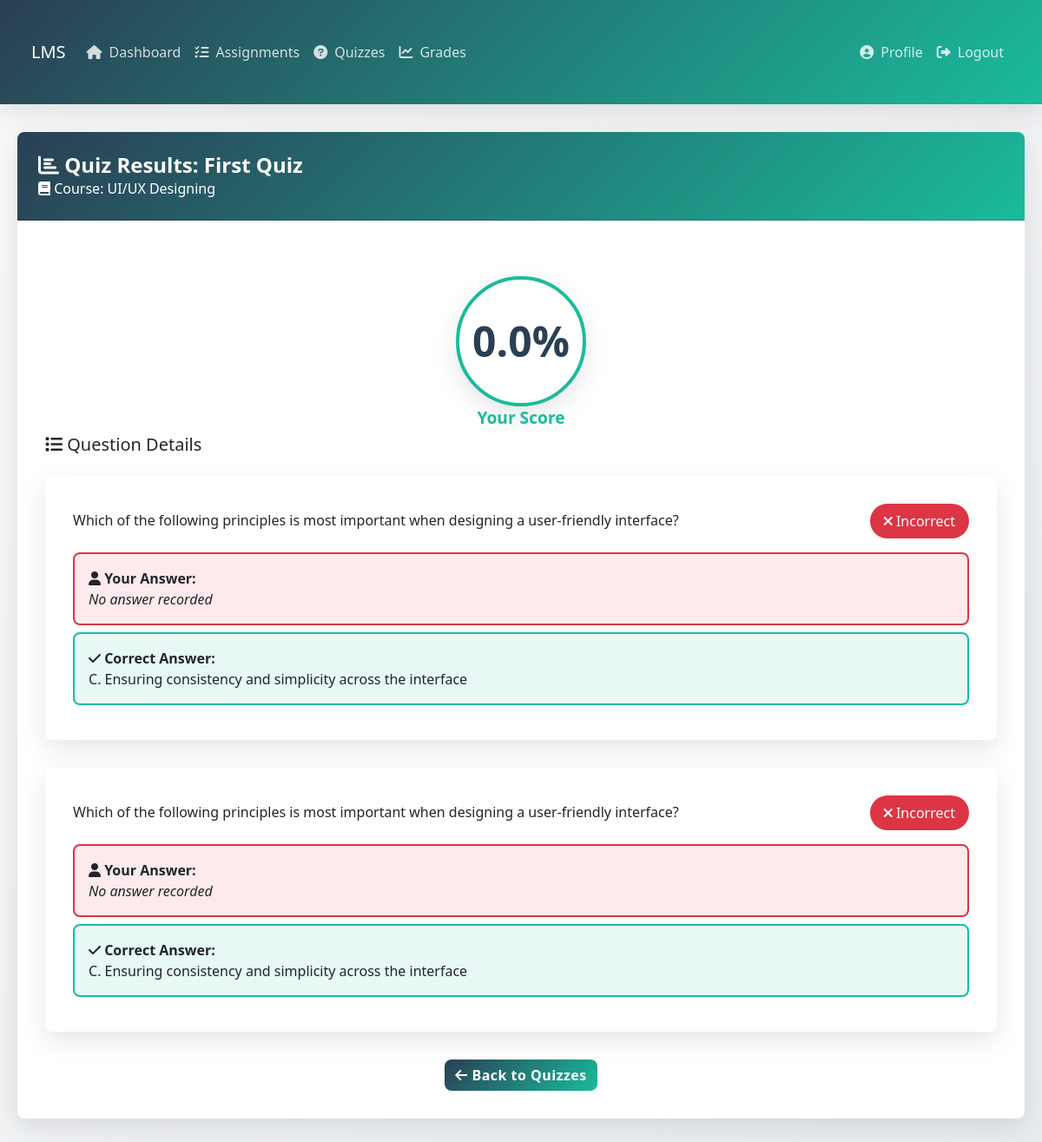
Screenshot of /quiz_results.php?id=1 (signed in) with the database file from the repository.
### tables this page shows
CREATE TABLE IF NOT EXISTS `quizzes` (
  `quiz_id` int NOT NULL AUTO_INCREMENT,
  `course_id` int NOT NULL,
  `title` varchar(150) NOT NULL,
  `description` text,
  `created_at` timestamp NOT NULL DEFAULT CURRENT_TIMESTAMP,
  PRIMARY KEY (`quiz_id`),
  KEY `course_id` (`course_id`)
);

CREATE TABLE IF NOT EXISTS `courses` (
  `course_id` int NOT NULL AUTO_INCREMENT,
  `title` varchar(150) NOT NULL,
  `description` text,
  `instructor_id` int NOT NULL,
  `created_at` timestamp NOT NULL DEFAULT CURRENT_TIMESTAMP,
  PRIMARY KEY (`course_id`),
  KEY `instructor_id` (`instructor_id`)
);

CREATE TABLE IF NOT EXISTS `quiz_questions` (
  `question_id` int NOT NULL AUTO_INCREMENT,
  `quiz_id` int NOT NULL,
  `question_text` text NOT NULL,
  `option_a` varchar(255) DEFAULT NULL,
  `option_b` varchar(255) DEFAULT NULL,
  `option_c` varchar(255) DEFAULT NULL,
  `option_d` varchar(255) DEFAULT NULL,
  `correct_option` char(1) DEFAULT NULL,
  `created_at` timestamp NOT NULL DEFAULT CURRENT_TIMESTAMP,
  PRIMARY KEY (`question_id`),
  KEY `quiz_id` (`quiz_id`)
);

### quiz_results.php (the view, shortened to what this page needs)
<?php
require_once "config/database.php";
$quiz_id = (int)$_GET['id'];
$user_id = (int)$_SESSION["id"];
$sql = "SELECT q.*, c.title as course_title, g.grade_value
        FROM quizzes q
        JOIN courses c ON q.course_id = c.course_id
        LEFT JOIN grades g ON q.quiz_id = g.quiz_id AND g.user_id = ?
        WHERE q.quiz_id = ?";
$stmt = mysqli_prepare($conn, $sql);
mysqli_stmt_bind_param($stmt, "ii", $user_id, $quiz_id);
mysqli_stmt_execute($stmt);
$result = mysqli_stmt_get_result($stmt);
$quiz = mysqli_fetch_assoc($result);
$sql = "SELECT q.*, r.chosen_option
        FROM quiz_questions q
        LEFT JOIN quiz_responses r ON q.question_id = r.question_id AND r.student_id = ?
        WHERE q.quiz_id = ?
        ORDER BY q.question_id";
$stmt = mysqli_prepare($conn, $sql);
mysqli_stmt_bind_param($stmt, "ii", $user_id, $quiz_id);
mysqli_stmt_execute($stmt);
$questions = mysqli_stmt_get_result($stmt);
?>
<!DOCTYPE html>
<html lang="en">
<head>
    <link rel="stylesheet" href="https://stackpath.bootstrapcdn.com/bootstrap/4.5.2/css/bootstrap.min.css">
    <link rel="stylesheet" href="https://cdnjs.cloudflare.com/ajax/libs/font-awesome/6.0.0/css/all.min.css">
</head>
<body>
    <nav class="navbar navbar-expand-lg navbar-dark">
        <div class="container">
            <a class="navbar-brand" href="index.php">LMS</a>
            <div class="collapse navbar-collapse" id="navbarNav">
                <ul class="navbar-nav mr-auto">
                    <li class="nav-item">
                        <a class="nav-link" href="index.php">
                            <i class="fas fa-home"></i>Dashboard
                        </a>
                    </li>
                    <li class="nav-item">
                        <a class="nav-link" href="assignments.php">
                            <i class="fas fa-tasks"></i>Assignments
                        </a>
                    </li>
                    <li class="nav-item active">
                        <a class="nav-link" href="quizzes.php">
                            <i class="fas fa-question-circle"></i>Quizzes
                        </a>
                    </li>
                    <li class="nav-item">
                        <a class="nav-link" href="grades.php">
                            <i class="fas fa-chart-line"></i>Grades
                        </a>
                    </li>
                </ul>
                <ul class="navbar-nav">
                    <li class="nav-item">
                        <a class="nav-link" href="profile.php">
                            <i class="fas fa-user-circle"></i>Profile
                        </a>
                    </li>
                    <li class="nav-item">
                        <a class="nav-link" href="logout.php">
                            <i class="fas fa-sign-out-alt"></i>Logout
                        </a>
                    </li>
                </ul>
            </div>
        </div>
    </nav>
    <div class="container">
        <div class="card">
            <div class="card-header">
                <h4><i class="fas fa-chart-bar"></i> Quiz Results: <?php echo htmlspecialchars($quiz['title']); ?></h4>
                <p class="mb-0"><i class="fas fa-book"></i> Course: <?php echo htmlspecialchars($quiz['course_title']); ?></p>
            </div>
            <div class="card-body">
                <div class="score-display">
                    <div class="score-circle">
                        <div class="score-value"><?php echo number_format($quiz['grade_value'], 1); ?>%</div>
                        <div class="score-label">Your Score</div>
                    </div>
                </div>
                <h5 class="mb-4"><i class="fas fa-list"></i> Question Details</h5>
                <?php while ($question = mysqli_fetch_assoc($questions)): ?>
                    <div class="question-review">
                        <div class="question-header">
                            <h6 class="mb-0"><?php echo htmlspecialchars($question['question_text']); ?></h6>
                            <span class="question-status <?php echo ($question['chosen_option'] === $question['correct_option']) ? 'status-correct' : 'status-incorrect'; ?>">
                                <i class="fas <?php echo ($question['chosen_option'] === $question['correct_option']) ? 'fa-check' : 'fa-times'; ?>"></i>
                                <?php echo ($question['chosen_option'] === $question['correct_option']) ? 'Correct' : 'Incorrect'; ?>
                            </span>
                        </div>
                        <div class="mt-3">
                            <div class="option-review <?php echo ($question['chosen_option'] === $question['correct_option']) ? 'correct' : 'incorrect'; ?>">
                                <strong><i class="fas fa-user"></i> Your Answer:</strong><br>
                                <?php
                                $chosen_option = strtolower($question['chosen_option'] ?? '');
                                $option_key = 'option_' . $chosen_option;
                                if (isset($question[$option_key])) {
                                    echo strtoupper($chosen_option) . '. ' . htmlspecialchars($question[$option_key]);
                                } else {
                                    echo '<em>No answer recorded</em>';
                                }
                                ?>
                            </div>
                            <div class="option-review correct">
                                <strong><i class="fas fa-check"></i> Correct Answer:</strong><br>
                                <?php
                                $correct_option = strtolower($question['correct_option'] ?? '');
                                $correct_key = 'option_' . $correct_option;
                                if (isset($question[$correct_key])) {
                                    echo strtoupper($correct_option) . '. ' . htmlspecialchars($question[$correct_key]);
                                } else {
                                    echo '<em>Correct answer not found</em>';
                                }
                                ?>
                            </div>
                        </div>
                    </div>
                <?php endwhile; ?>
                <div class="text-center mt-4">
                    <a href="quizzes.php" class="btn btn-primary">
                        <i class="fas fa-arrow-left"></i> Back to Quizzes
                    </a>
                </div>
            </div>
        </div>
    </div>
</body>
</html>

### quiz_results.php (style rules this page uses)
:root { --primary-color: #2A3F54; --secondary-color: #1ABB9C; --accent-color: #337AB7; --border-radius: 8px; --box-shadow: 0 10px 30px rgba(0,0,0,0.1); --transition: all 0.3s ease; }
body { font-family: 'Segoe UI', system-ui, -apple-system, sans-serif; background: linear-gradient(135deg, #f8f9fa 0%, #e9ecef 100%); min-height: 100vh; }
.navbar { background: linear-gradient(135deg, var(--primary-color), var(--secondary-color)) !important; box-shadow: var(--box-shadow); }
.nav-link { color: rgba(255,255,255,0.8) !important; transition: var(--transition); display: flex; align-items: center; gap: 8px; }
.container { max-width: 1200px; margin: 2rem auto; padding: 0 20px; }
.card { background: white; border: none; border-radius: var(--border-radius); box-shadow: var(--box-shadow); transition: var(--transition); }
.card-header { background: linear-gradient(135deg, var(--primary-color), var(--secondary-color)); color: white; border-radius: var(--border-radius) var(--border-radius) 0 0 !important; padding: 1.5rem; }
.card-header h4 { margin: 0; font-weight: 600; }
.card-body { padding: 2rem; }
.btn-primary { background: linear-gradient(135deg, var(--primary-color), var(--secondary-color)); border: none; border-radius: var(--border-radius); font-weight: 600; letter-spacing: 0.5px; transition: var(--transition); }
.score-display { text-align: center; margin: 2rem 0; }
.score-circle { width: 150px; height: 150px; border-radius: 50%; background: white; display: flex; align-items: center; justify-content: center; margin: 0 auto; position: relative; box-shadow: var(--box-shadow); border: 4px solid var(--secondary-color); }
.score-value { font-size: 3rem; font-weight: 700; color: var(--primary-color); }
.score-label { position: absolute; bottom: -2rem; font-size: 1.2rem; color: var(--secondary-color); font-weight: 600; }
.question-review { background: white; padding: 2rem; border-radius: var(--border-radius); box-shadow: var(--box-shadow); margin-bottom: 2rem; }
.question-header { display: flex; justify-content: space-between; align-items: center; margin-bottom: 1rem; }
.question-status { padding: 0.5rem 1rem; border-radius: 20px; font-weight: 500; }
.status-incorrect { background: #dc3545; color: white; }
.option-review { padding: 1rem; border: 2px solid #eee; border-radius: var(--border-radius); margin-bottom: 0.5rem; transition: var(--transition); }
.option-review.correct { border-color: var(--secondary-color); background: rgba(26, 187, 156, 0.1); }
.option-review.incorrect { border-color: #dc3545; background: rgba(220, 53, 69, 0.1); }

### rows the page displays
quizzes: title "First Quiz", course.title "UI/UX Designing"
quiz_questions: question_text "Which of the following principles is most important when designing a user-friendly interface?", shows "Incorrect", correct_option "C", option_c "Ensuring consistency and simplicity across the interface"
quiz_questions: question_text "Which of the following principles is most important when designing a user-friendly interface?", shows "Incorrect", correct_option "C", option_c "Ensuring consistency and simplicity across the interface"

### other values shown
$quiz['grade_value'] "0.0"
